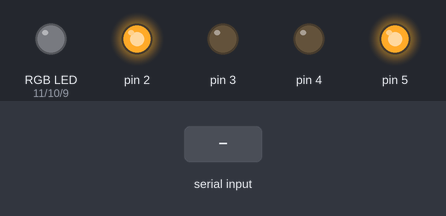
The sketch below on a simulated Arduino Uno, built with avr-gcc and run on an emulated ATmega328P. Shown: an RGB LED mixed from three pins (HIGH = lit), output pins drawn as LEDs (lit = HIGH). The inputs (shaded band) are chosen by the test bench.

Above: at 2.2 s.
2.3 s: "R" received over Serial
At 3.5 s:
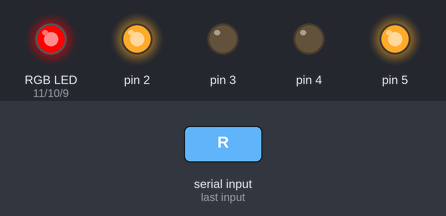
3.8 s: byte 90 ('Z') received over Serial
At 4.7 s:
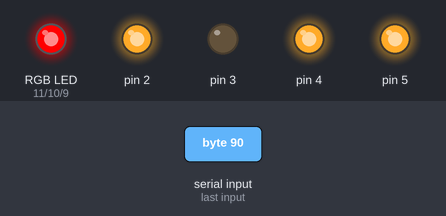
5.3 s: byte 87 ('W') received over Serial
At 5.9 s:
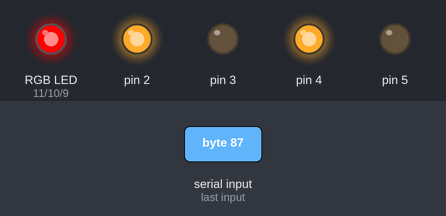
6.8 s: byte 48 ('0') received over Serial
At 8.0 s:
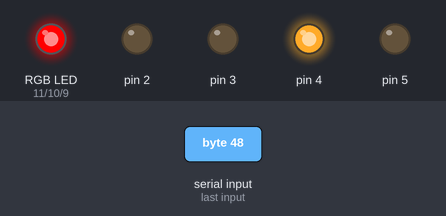
8.3 s: byte 49 ('1') received over Serial
At 9.3 s:
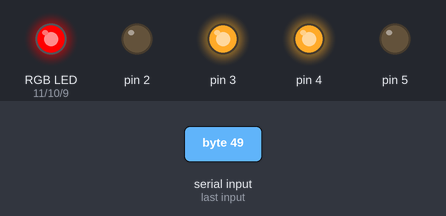
9.8 s: byte 51 ('3') received over Serial
At 10.5 s:
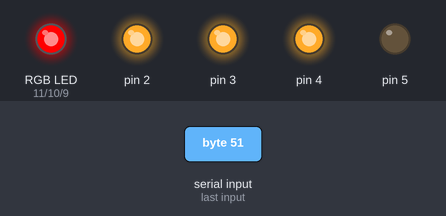
Timing chart, 0 to 12.3 s (numbered marks = the images above; inputs shaded):
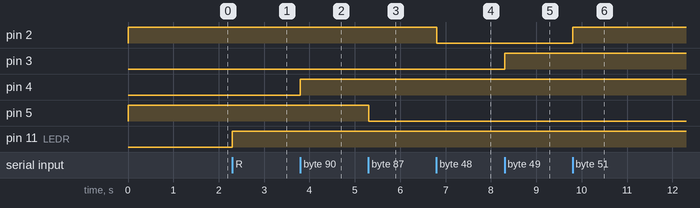

The sketch:

SpectroPhotometer_Arduino_2019.ino
```cpp
/**
   Spectro Pothometer with Arduino
   Creted by Crhistian Segura
   Change Log:
      Date    |   Version   | Description
   29.01.2019 |    2.0.0    | Creation Color SensorLib. Comments Added.
   30.01.2019 |    2.0.1    | Add White Led
   ********************************************************************
   Default Pinout
   (Sensor -> Arduino uno)
   -----------------------
   S0 -> 2
   S1 -> 3
   S2 -> 4
   S3 -> 5
   sensorOut -> 6

   Color Filters Sensor
   --------------------
   RED_SENS -> Red
   BLU_SENS -> Blue
   GRN_SENS -> Green
   CLR_SENS -> Clear (No filter)

   Output Frequency Scaling
   ------------------------
   FREQ_OFF -> Power down
   FREQ_002 -> 002%
   FREQ_020 -> 020%
   FREQ_100 -> 100%
 **/

#include "ColorSensor.h"

ColorSensor ColorS(2, 3, 4, 5, 6);

//RGB Led Strip Pinouts
#define LEDR 11
#define LEDG 10
#define LEDB 9
#define LEDW 7

// Variable to hold frequency
int frequency = 0;
// Delay for Read
int delayRead = 2;

void setup()
{
  ColorS.init();
  ColorS.setColor(BLU_SENS);
  ColorS.setFreqScale(FREQ_020);
  // Leds direction
  pinMode(LEDR, OUTPUT); pinMode(LEDG, OUTPUT); pinMode(LEDB, OUTPUT);
  // Setting frequency-scaling to 20%
  // Leds Default off
  digitalWrite(LEDR, LOW); digitalWrite(LEDG, LOW); digitalWrite(LEDB, LOW);
  // Defining serial port 9600 8N1
  Serial.begin(9600); delay(1000); //Serial.print("i:Start Program");
}
// Variable for hold recieve data
char tmp;

void loop() {
  if (Serial.available() > 0) { // Are bytes to read in Serial Port?
    // Read serial byte
    tmp = Serial.read();
    // Set Color to RGB LED Strip
    switch (tmp) {
      case 'R': digitalWrite(LEDR, HIGH); break;
      case 'r': digitalWrite(LEDR, LOW); break;
      case 'G': digitalWrite(LEDG, HIGH); break;
      case 'g': digitalWrite(LEDG, LOW); break;
      case 'B': digitalWrite(LEDB, HIGH); break;
      case 'b': digitalWrite(LEDB, LOW); break;
      case 'K': digitalWrite(LEDW, HIGH); break;
      case 'k': digitalWrite(LEDW, LOW); break;
      //Set color Filters
      case 'X': ColorS.setColor(RED_SENS); break;
      case 'Y': ColorS.setColor(BLU_SENS); break;
      case 'Z': ColorS.setColor(GRN_SENS); break;
      case 'W': ColorS.setColor(CLR_SENS); break;
      //Set Scales
      case '0': ColorS.setFreqScale(FREQ_OFF); break;
      case '1': ColorS.setFreqScale(FREQ_002); break;
      case '2': ColorS.setFreqScale(FREQ_020); break;
      case '3': ColorS.setFreqScale(FREQ_100); break;
      //Lectura de Dato
      case '@':
        // Reading the output frequency
        frequency = ColorS.readColor();
        // Printing the value on the serial monitor
        Serial.println(frequency);
        break;
      default: break;
    }
  }
  delay(delayRead);
}
```

ColorSensor.cpp
```cpp
/**
   Color Sensor Library
   Creted by Crhistian Segura
   Change Log:
      Date    |   Version   | Description
   29.01.2019 |    1.0.0    | Creation Lib.
   30.01.2019 |    1.0.1    | Add timeOut for reading.
**/

#include "ColorSensor.h"

ColorSensor::ColorSensor(int S0, int S1, int S2, int S3, int SOut) {
  s0 = S0; s1 = S1; s2 = S2; s3 = S3; sOut = SOut;
}

void ColorSensor::init() {
  pinMode(s0, OUTPUT);
  pinMode(s1, OUTPUT);
  pinMode(s2, OUTPUT);
  pinMode(s3, OUTPUT);
  pinMode(sOut, INPUT);
}

void ColorSensor::setColor(ColorFilter filt) {
  switch (filt) {
    case RED_SENS: digitalWrite(s2, LOW); digitalWrite(s3, LOW); break;
    case BLU_SENS: digitalWrite(s2, LOW); digitalWrite(s3, HIGH); break;
    case CLR_SENS: digitalWrite(s2, HIGH); digitalWrite(s3, LOW); break;
    case GRN_SENS: digitalWrite(s2, HIGH); digitalWrite(s3, HIGH); break;
    default: break;
  }
  delay(10);
}

void ColorSensor::setFreqScale(FreqScale frequencyScale) {
  switch (frequencyScale) {
    case FREQ_OFF: digitalWrite(s0, LOW); digitalWrite(s1, LOW); break;
    case FREQ_002: digitalWrite(s0, LOW); digitalWrite(s1, HIGH); break;
    case FREQ_020: digitalWrite(s0, HIGH); digitalWrite(s1, LOW); break;
    case FREQ_100: digitalWrite(s0, HIGH); digitalWrite(s1, HIGH); break;
    default: break;
  }
  delay(10);
}

int ColorSensor::readColor() {
  _frequency = pulseIn(sOut, LOW, _timeOut);
  return _frequency;
}

void ColorSensor::setTimeOut(long timeOut) {
  _timeOut = timeOut;
}
```

ColorSensor.h
```cpp
/**
   ColorSensor.h - Library for interact with color ColorSensor
   Creted by Crhistian Segura
   Change Log:
      Date    |   Version   | Description
   29.01.2019 |    1.0.0    | Creation Lib.
   30.01.2019 |    1.0.1    | Add timeOut for reading.
*/
#ifndef COLORSENSOR_H
#define COLORSENSOR_H
#include "Arduino.h"

enum ColorFilter {
  RED_SENS = 1 << 0,
  BLU_SENS = 1 << 1,
  CLR_SENS = 1 << 2,
  GRN_SENS = 1 << 3
};

enum FreqScale {
  FREQ_OFF = 1 << 0,
  FREQ_002 = 1 << 1,
  FREQ_020 = 1 << 2,
  FREQ_100 = 1 << 3
};

class ColorSensor {
  public:
    ColorSensor(int S0 , int S1 , int S2 , int S3 , int SOut);
    void init();
    void setColor(ColorFilter filt);
    void setFreqScale(FreqScale frequencyScale);
    int readColor();
    void setTimeOut(long timeOut);
  private:
    int s0, s1, s2, s3, sOut;
    int _frequency = 0;
    long _timeOut = 100000;
};

#endif //COLORSENSOR_H
```

Measured:
- after the input at 2.3 s, pin 11 (LEDR): LOW → HIGH at once
- after the input at 3.8 s, pin 4: LOW → HIGH at once
- after the input at 5.3 s, pin 5: HIGH → LOW at once
- after the input at 6.8 s, pin 2: HIGH → LOW at once
- after the input at 8.3 s, pin 3: LOW → HIGH at once
- after the input at 9.8 s, pin 2: LOW → HIGH at once
